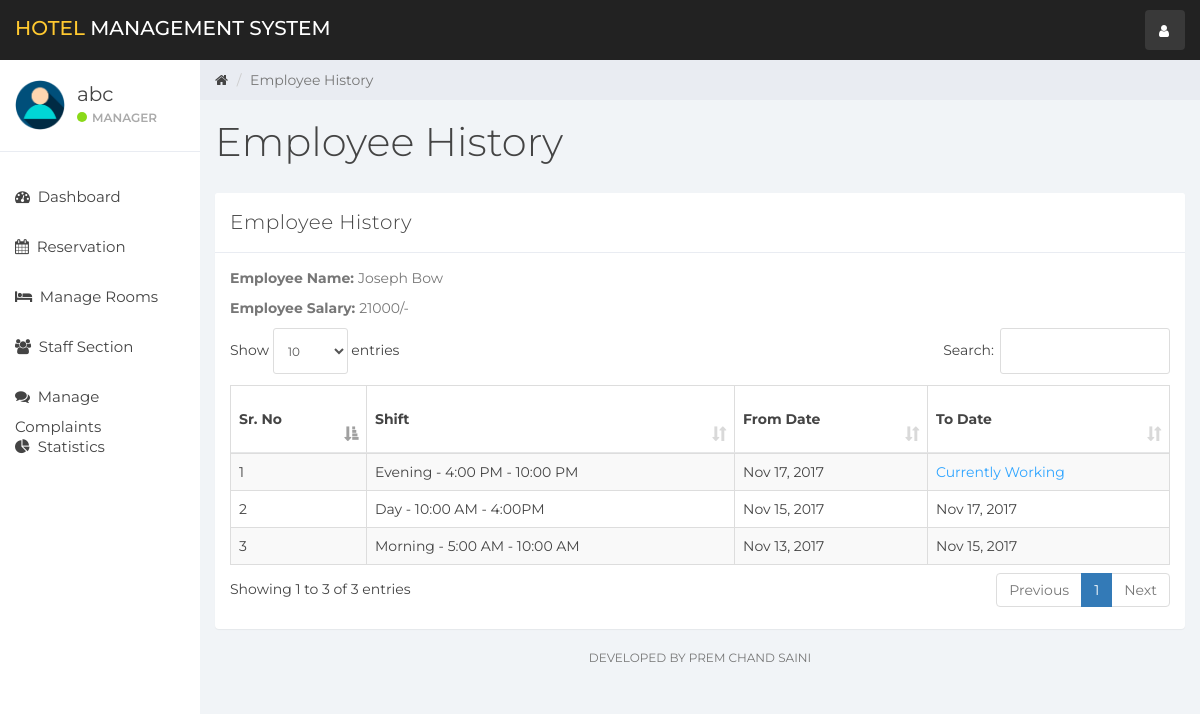
/HotelMS-PHP/index.php?emp_history&empid=1 (signed in), run on the app's committed database.
### tables this page shows
CREATE TABLE `user` (
  `id` int(11) NOT NULL,
  `name` varchar(100) NOT NULL,
  `username` varchar(15) NOT NULL,
  `email` varchar(100) NOT NULL,
  `password` varchar(100) NOT NULL,
  `created_at` timestamp NOT NULL DEFAULT current_timestamp()
);

CREATE TABLE `staff` (
  `emp_id` int(11) NOT NULL,
  `emp_name` varchar(100) NOT NULL,
  `staff_type_id` int(11) NOT NULL,
  `shift_id` int(11) NOT NULL,
  `id_card_type` int(11) NOT NULL,
  `id_card_no` varchar(20) NOT NULL,
  `address` varchar(100) NOT NULL,
  `contact_no` bigint(20) NOT NULL,
  `salary` bigint(20) NOT NULL,
  `joining_date` timestamp NOT NULL DEFAULT current_timestamp(),
  `updated_at` timestamp NOT NULL DEFAULT current_timestamp() ON UPDATE current_timestamp()
);

CREATE TABLE `emp_history` (
  `id` int(11) NOT NULL,
  `emp_id` int(11) NOT NULL,
  `shift_id` int(11) NOT NULL,
  `from_date` timestamp NOT NULL DEFAULT current_timestamp(),
  `to_date` timestamp NULL DEFAULT NULL,
  `created_at` timestamp NOT NULL DEFAULT current_timestamp()
);

CREATE TABLE `shift` (
  `shift_id` int(10) NOT NULL,
  `shift` varchar(100) NOT NULL,
  `shift_timing` varchar(100) NOT NULL
);

### HotelMS-PHP/emp_history.php (the view, shortened to what this page needs)
<div class="col-sm-9 col-sm-offset-3 col-lg-10 col-lg-offset-2 main">
    <div class="row">
        <ol class="breadcrumb">
            <li><a href="#">
                    <em class="fa fa-home"></em>
                </a></li>
            <li class="active">Employee History</li>
        </ol>
    </div>
    <div class="row">
        <div class="col-lg-12">
            <h1 class="page-header">Employee History</h1>
        </div>
    </div>
    <div class="row">
        <div class="col-lg-12">
            <div class="panel panel-default">
                <div class="panel-heading">Employee History</div>
                <div class="panel-body">
                    <?php
                    if(isset($_GET['empid'])){
                        $emp_id = $_GET['empid'];
                    }else{
                        header('Location:404.php');
                    }
                    $emp = "SELECT * FROM staff WHERE emp_id='$emp_id'";
                    $emp_result = mysqli_query($connection,$emp);
                    $employee = mysqli_fetch_assoc($emp_result);
                    ?>
                    <p><b>Employee Name: </b> <?php echo $employee['emp_name']; ?></p>
                    <p><b>Employee Salary: </b> <?php echo $employee['salary'].'/-'; ?></p>
                    <table class="table table-striped table-bordered table-responsive" cellspacing="0" width="100%"
                           id="rooms">
                        <thead>
                        <tr>
                            <th>Sr. No</th>
                            <th>Shift</th>
                            <th>From Date</th>
                            <th>To Date</th>
                        </tr>
                        </thead>
                        <tbody>
                        <?php
                        $staff_query = "SELECT * FROM emp_history NATURAL JOIN shift WHERE emp_id = '$emp_id' ORDER BY created_at DESC";
                        $staff_result = mysqli_query($connection, $staff_query);
                        if (mysqli_num_rows($staff_result) > 0) {
                            $num = 0;
                            while ($staff = mysqli_fetch_assoc($staff_result)) {
                                $num++;
                                ?>
                                <tr>
                                    <td><?php echo $num; ?></td>
                                    <td><?php echo $staff['shift'].' - '.$staff['shift_timing']; ?></td>
                                    <td><?php echo date('M j, Y', strtotime($staff['from_date'])); ?></td>
                                    <td>
                                        <?php
                                        if ($staff['to_date'] == NULL){
                                            echo "<div class='color-blue'>Currently Working</div>";
                                        }else{
                                            echo date('M j, Y', strtotime($staff['to_date']));
                                        }?>
                                    </td>
                                </tr>
                                <?php
                            }
                        }
                        ?>
                        </tbody>
                    </table>
                </div>
            </div>
        </div>
    </div>
    <div class="row">
        <div class="col-sm-12">
        <p class="back-link">Developed By Prem Chand Saini</p>
        </div>
    </div>
</div>

### HotelMS-PHP/sidebar.php (shortened to what this page needs)
<div id="sidebar-collapse" class="col-sm-3 col-lg-2 sidebar">
    <div class="profile-sidebar">
        <div class="profile-userpic">
            <img src="img/user.png" class="img-responsive" alt="">
        </div>
        <div class="profile-usertitle">
            <div class="profile-usertitle-name"><?php echo $user['name'];?></div>
            <div class="profile-usertitle-status"><span class="indicator label-success"></span>Manager</div>
        </div>
    </div>
    <ul class="nav menu">
    <?php
        if (isset($_GET['dashboard'])){ ?>
            <li class="active">
                <a href="index.php?dashboard"><em class="fa fa-dashboard">&nbsp;</em>
                    Dashboard
                </a>
            </li>
        <?php } else{?>
            <li>
                <a href="index.php?dashboard"><em class="fa fa-dashboard">&nbsp;</em>
                    Dashboard
                </a>
            </li>
        <?php }
        if (isset($_GET['reservation'])){ ?>
            <li class="active">
            <a href="index.php?reservation"><em class="fa fa-calendar">&nbsp;</em>
                    Reservation
                </a>
            </li>
        <?php } else{?>
            <li>
            <a href="index.php?reservation"><em class="fa fa-calendar">&nbsp;</em>
                    Reservation
                </a>
            </li>
        <?php }
        if (isset($_GET['room_mang'])){ ?>
            <li class="active">
                <a href="index.php?room_mang"><em class="fa fa-bed">&nbsp;</em>
                    Manage Rooms
                </a>
            </li>
        <?php } else{?>
            <li>
            <a href="index.php?room_mang"><em class="fa fa-bed">&nbsp;</em>
                    Manage Rooms
                </a>
            </li>
        <?php }
        if (isset($_GET['staff_mang'])){ ?>
            <li class="active">
                <a href="index.php?staff_mang"><em class="fa fa-users">&nbsp;</em>
                    Staff Section
                </a>
            </li>
        <?php } else{?>
            <li>
                <a href="index.php?staff_mang"><em class="fa fa-users">&nbsp;</em>
                    Staff Section
                </a>
            </li>
        <?php }
        if (isset($_GET['complain'])){ ?>
            <li class="active">
                <a href="index.php?complain"><em class="fa fa-comments">&nbsp;</em>
                    Manage Complaints
                </a>
            </li>
        <?php } else{?>
            <li>
                <a href="index.php?complain"><em class="fa fa-comments">&nbsp;</em>
                    Manage Complaints
                </a>
            </li>
        <?php }
        ?>
        <?php
        if (isset($_GET['statistics'])){ ?>
            <li class="active">
                <a href="index.php?statistics"><em class="fa fa-pie-chart">&nbsp;</em>
                    Statistics
                </a>
            </li>
        <?php } else{?>
        <li>
            <a href="index.php?statistics"><em class="fa fa-pie-chart">&nbsp;</em>
                Statistics
            </a>
        </li>
<?php }?>
    </ul>
</div>

### HotelMS-PHP/css/styles.css (style rules this page uses)
body { background: #f1f4f7; padding-top: 60px; font-size: 14px; color: #444444; font-family: "Montserrat", "Helvetica Neue", Helvetica, Arial, sans-serif; }
p { color: #777; }
a, a:hover, a:focus { color: #444444; }
h1, h2, h3, h4, h5, h6 { color: #444444; }
h1 { font-weight: 300; font-size: 40px; }
.color-blue { color: #30a5ff; }
.label-success { background-color: #8ad919; }
.panel { border: 0; }
.panel-heading { font-size: 20px; font-weight: 300; letter-spacing: 0.025em; height: 60px; line-height: 38px; }
.panel-default .panel-heading { background: #fff; border-bottom: 1px solid #e9ecf2; color: #444444; }
.sidebar { display: block; padding: 0; display: none; box-shadow: none; background: #fff; }
.sidebar ul { margin: 20px 0px; }
@media (min-width: 768px) { .sidebar { display: block; position: fixed; top: 60px; bottom: 0; left: 0; z-index: 1000; display: block; margin: 0; padding: 0; overflow-x: hidden; overflow-y: auto; } }
.sidebar ul.nav li a { height: 50px; font-size: 15px; line-height: 2em; color: #444444; }
.profile-sidebar { padding: 10px 0; border-bottom: 1px solid #e9ecf2; }
.indicator { width: 10px; height: 10px; display: inline-block; border-radius: 9999px; margin-right: 5px; }
.profile-userpic img { float: left; margin: 10px 0px 0px 15px; width: 50px; height: 50px; border-radius: 9999px !important; }
.profile-usertitle { float: left; text-align: left; margin: 10px 0 0 12px; }
.profile-usertitle-name { font-size: 20px; margin-bottom: 0px; }
.profile-usertitle-status { text-transform: uppercase; color: #aaa; font-size: 12px; font-weight: 600; margin-bottom: 15px; }
.breadcrumb { border-radius: 0; padding: 10px 15px 10px 15px; background: #e9ecf2; margin: 0; }
h1.page-header { margin-top: 20px; border-bottom: 0; }
.table { background: #fff; }
.table > thead > tr > th { border-bottom: 1px solid #e6e7e8; vertical-align: middle; height: 50px; }
p.back-link { text-align: center; margin-bottom: 20px; font-size: 12px; text-transform: uppercase; }

### data on the page
user: name "abc"
staff: emp_name "Joseph Bow", salary "21000"
emp_history: shift.shift "Evening", shift.shift_timing "4:00 PM - 10:00 PM", from_date "Nov 17, 2017", shows "Currently Working"
emp_history: shift.shift "Day", shift.shift_timing "10:00 AM - 4:00PM", from_date "Nov 15, 2017", to_date "Nov 17, 2017"
emp_history: shift.shift "Morning", shift.shift_timing "5:00 AM - 10:00 AM", from_date "Nov 13, 2017", to_date "Nov 15, 2017"
